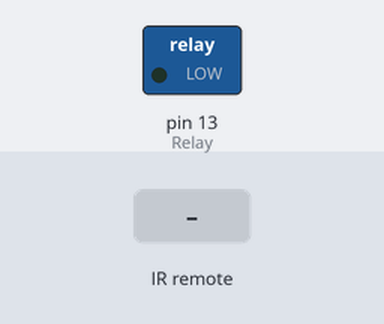
A sketch run on a simulated Arduino Uno, built with avr-gcc and run on an emulated ATmega328P. Parts: switched loads named in the sketch (green lamp = pin HIGH). The test bench sets the inputs (shaded band).

Above: at 1.3 s.
1.4 s: infrared code 0x20DFAA40 received
At 2.1 s:
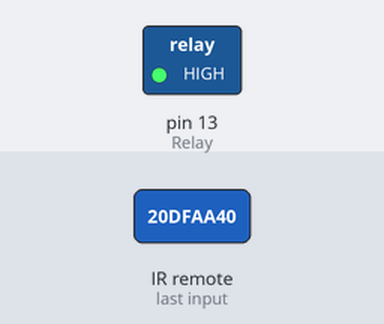
3.0 s: infrared code 0x20DF2AC0 received
At 3.3 s:
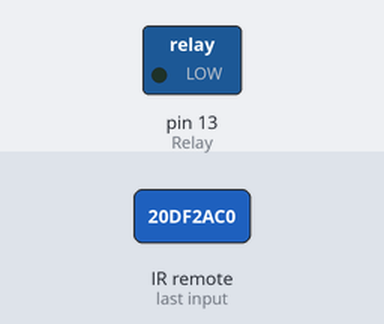
Timing chart, 0 to 6.0 s (numbered marks = the images above; inputs shaded):
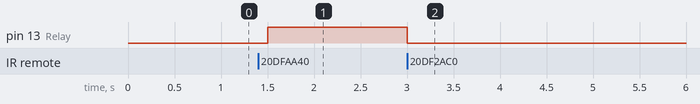

The sketch:

TVRelay.ino
```cpp
#include <IRremote.h>

int Relay = 13; // Relay pin connection

int RECV_PIN = 0; // IR receiver pin

float incoming; // Means of storing which button was pushed last

IRrecv irrecv(RECV_PIN);

decode_results results;

void setup() {
  // initialize the digital pin as an output.
  pinMode(Relay, OUTPUT);

  // initialize receiver pin
  irrecv.enableIRIn(); // Start the receiver
}

// the loop routine runs over and over again forever:
void loop() {
  if (irrecv.decode(&results)) {

     incoming = (results.value);
     if(incoming == 551529024.00){
        digitalWrite(Relay, HIGH);
     } else if(incoming == 551496384.00){
        digitalWrite(Relay, LOW);
     }
     irrecv.resume(); // Receive the next value
  }
  delay(500);
}
```

Measured:
- after the input at 1.4 s, pin 13 (Relay): LOW → HIGH after 0.10 s
- after the input at 3.0 s, pin 13 (Relay): HIGH → LOW at once
